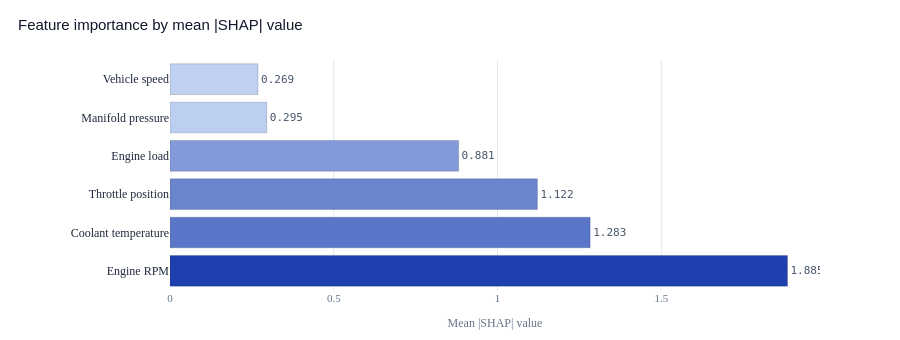

Source (notebook cell):
### Markdown cell above
## Block 7 — SHAP feature importance (overall + per-class)

### Code cell
import shap
import plotly.graph_objects as go

np.random.seed(SEED)
shap_idx = np.random.choice(len(X_test), min(2000, len(X_test)), replace=False)
X_shap = X_test[shap_idx]

t0 = time.time()
explainer = shap.TreeExplainer(model)
shap_values = explainer.shap_values(X_shap)
print(f"SHAP computed in {time.time()-t0:.1f} sec")
print(f"SHAP values shape: {shap_values.shape if hasattr(shap_values, 'shape') else [s.shape for s in shap_values]}")

if isinstance(shap_values, list):
    shap_per_class = shap_values
elif shap_values.ndim == 3:
    shap_per_class = [shap_values[:, :, c] for c in range(shap_values.shape[2])]
else:
    shap_per_class = [shap_values]

mean_abs_shap_all = np.mean([np.abs(s).mean(axis=0) for s in shap_per_class], axis=0)
top_idx = np.argsort(mean_abs_shap_all)[::-1]

print(f"\nFeature importance ranking:")
print(f"{'Rank':<6} {'Feature':<28} {'Mean |SHAP|':>12}")
print("-" * 50)
top_features = []
for rank, i in enumerate(top_idx, 1):
    feat = FEATURE_COLS[i]
    score = float(mean_abs_shap_all[i])
    print(f"  {rank:<4} {feat:<26} {score:>12.4f}")
    top_features.append({'feature': feat, 'mean_abs_shap': score})

top_features_per_class = {}
for cls in range(min(3, len(shap_per_class))):
    mean_abs_cls = np.abs(shap_per_class[cls]).mean(axis=0)
    top_idx_cls = np.argsort(mean_abs_cls)[::-1]
    top_features_per_class[CLASS_NAMES[cls]] = [
        {'feature': FEATURE_COLS[i], 'mean_abs_shap': float(mean_abs_cls[i])}
        for i in top_idx_cls
    ]

# ═══ Plotly figure for dashboard ═══════════════════════════
# Single horizontal bar of mean |SHAP|, sorted descending.
# Color gradient from light blue (low) to deep blue (high importance).

DISPLAY_NAMES = {
    'ENGINE_RPM':                'Engine RPM',
    'THROTTLE_POS':              'Throttle position',
    'ENGINE_COOLANT_TEMP':       'Coolant temperature',
    'ENGINE_LOAD':               'Engine load',
    'SPEED':                     'Vehicle speed',
    'INTAKE_MANIFOLD_PRESSURE':  'Manifold pressure',
}

# Reverse the ranking so the largest bar sits at the TOP of the chart
order = top_idx[::-1]
labels = [DISPLAY_NAMES.get(FEATURE_COLS[i], FEATURE_COLS[i]) for i in order]
values = [float(mean_abs_shap_all[i]) for i in order]
ranks  = [int(np.where(top_idx == i)[0][0]) + 1 for i in order]

# Per-class breakdown for hover detail
hover_extra = []
for i in order:
    parts = []
    for cls_idx, cls_name in enumerate(CLASS_NAMES):
        v = float(np.abs(shap_per_class[cls_idx][:, i]).mean()) if cls_idx < len(shap_per_class) else 0
        parts.append(f"{cls_name}: {v:.3f}")
    hover_extra.append('<br>'.join(parts))

# Light-to-deep blue gradient (RGB interpolation)
max_v = max(values) if values else 1.0
def _color(v):
    t = v / max_v if max_v > 0 else 0
    r = int(219 + (30  - 219) * t)
    g = int(234 + (64  - 234) * t)
    b = int(254 + (175 - 254) * t)
    return f'rgb({r},{g},{b})'

colors = [_color(v) for v in values]

fig = go.Figure()
fig.add_trace(go.Bar(
    x=values,
    y=labels,
    orientation='h',
    marker=dict(color=colors, line=dict(color='rgba(15,23,42,0.18)', width=1)),
    text=[f'{v:.3f}' for v in values],
    textposition='outside',
    textfont=dict(family='JetBrains Mono, monospace', size=11, color='#475569'),
    customdata=list(zip(ranks, hover_extra)),
    hovertemplate=(
        '<b>%{y}</b><br>'
        'Mean |SHAP| = <b>%{x:.4f}</b><br>'
        'Rank: %{customdata[0]} of 6<br><br>'
        '<i>Per-class contribution:</i><br>%{customdata[1]}'
        '<extra></extra>'
    ),
))

fig.update_layout(
    title=dict(
        text='Feature importance by mean |SHAP| value',
        font=dict(family='Plus Jakarta Sans, sans-serif', size=15, color='#0F172A'),
        x=0.02, xanchor='left',
    ),
    xaxis=dict(
        title=dict(text='Mean |SHAP| value', font=dict(family='Plus Jakarta Sans', size=12, color='#64748B')),
        tickfont=dict(family='JetBrains Mono', size=11, color='#64748B'),
        gridcolor='#E2E8F0',
        showline=False,
        zeroline=False,
    ),
    yaxis=dict(
        tickfont=dict(family='Plus Jakarta Sans', size=12, color='#1E293B'),
        showgrid=False,
        autorange='reversed',
    ),
    paper_bgcolor='rgba(0,0,0,0)',
    plot_bgcolor='rgba(0,0,0,0)',
    margin=dict(l=170, r=80, t=60, b=50),
    height=340,
    showlegend=False,
    font=dict(family='Plus Jakarta Sans, sans-serif'),
    hoverlabel=dict(
        bgcolor='#0F172A',
        bordercolor='#0F172A',
        font=dict(family='Plus Jakarta Sans', size=12, color='white'),
    ),
)

# Export Plotly JSON for dashboard
plot_json_path = OUTPUTS_DIR / 'data' / 'obd_03_shap_plot.json'
plot_json_path.write_text(fig.to_json(), encoding='utf-8')
print(f"\nPlotly JSON: {plot_json_path.name}  ({plot_json_path.stat().st_size / 1024:.1f} KB)")

# Export PNG for thesis PDF (requires kaleido)
png_path = OUTPUTS_DIR / 'plots' / 'obd_03_shap.png'
try:
    fig.write_image(png_path, width=900, height=380, scale=2)
    print(f"PNG:         {png_path.name}  ({png_path.stat().st_size / 1024:.1f} KB)")
except Exception as e:
    print(f"PNG export skipped — install kaleido: pip install -U kaleido  ({type(e).__name__})")

fig.show()

### Figure 1 — Plotly figure (JSON) as saved in the notebook; plotly's stock layout.template omitted (floating-point values rounded to 4 significant figures)
{"data": [{"customdata": [[6, "Normal: 0.178<br>Diagnostic: 0.192<br>Critical: 0.435"], [5, "Normal: 0.500<br>Diagnostic: 0.284<br>Critical: 0.102"], [4, "Normal: 0.898<br>Diagnostic: 0.562<br>Critical: 1.183"], [3, "Normal: 1.376<br>Diagnostic: 0.977<br>Critical: 1.012"], [2, "Normal: 1.559<br>Diagnostic: 0.947<br>Critical: 1.342"], [1, "Normal: 2.344<br>Diagnostic: 1.534<br>Critical: 1.777"]], "hovertemplate": "<b>%{y}</b><br>Mean |SHAP| = <b>%{x:.4f}</b><br>Rank: %{customdata[0]} of 6<br><br><i>Per-class contribution:</i><br>%{customdata[1]}<extra></extra>", "marker": {"color": ["rgb(192,209,242)", "rgb(189,207,241)", "rgb(130,154,217)", "rgb(106,132,206)", "rgb(90,118,200)", "rgb(30,64,175)"], "line": {"color": "rgba(15,23,42,0.18)", "width": 1}}, "orientation": "h", "text": ["0.269", "0.295", "0.881", "1.122", "1.283", "1.885"], "textfont": {"color": "#475569", "family": "JetBrains Mono, monospace", "size": 11}, "textposition": "outside", "type": "bar", "x": [0.2687, 0.2955, 0.8811, 1.122, 1.283, 1.885], "y": ["Vehicle speed", "Manifold pressure", "Engine load", "Throttle position", "Coolant temperature", "Engine RPM"]}], "layout": {"font": {"family": "Plus Jakarta Sans, sans-serif"}, "height": 340, "hoverlabel": {"bgcolor": "#0F172A", "bordercolor": "#0F172A", "font": {"color": "white", "family": "Plus Jakarta Sans", "size": 12}}, "margin": {"b": 50, "l": 170, "r": 80, "t": 60}, "paper_bgcolor": "rgba(0,0,0,0)", "plot_bgcolor": "rgba(0,0,0,0)", "showlegend": false, "title": {"font": {"color": "#0F172A", "family": "Plus Jakarta Sans, sans-serif", "size": 15}, "text": "Feature importance by mean |SHAP| value", "x": 0.02, "xanchor": "left"}, "xaxis": {"gridcolor": "#E2E8F0", "showline": false, "tickfont": {"color": "#64748B", "family": "JetBrains Mono", "size": 11}, "title": {"font": {"color": "#64748B", "family": "Plus Jakarta Sans", "size": 12}, "text": "Mean |SHAP| value"}, "zeroline": false}, "yaxis": {"autorange": "reversed", "showgrid": false, "tickfont": {"color": "#1E293B", "family": "Plus Jakarta Sans", "size": 12}}}}
